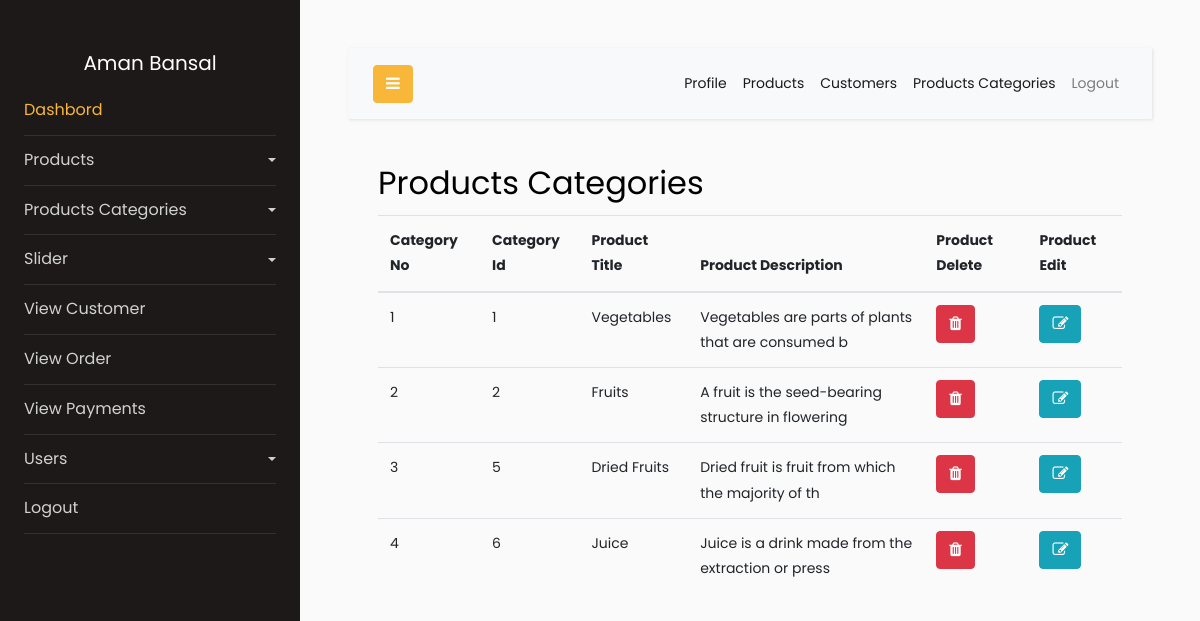
/vegefoods/admin/index.php?view_product_cat (signed in), run on the app's committed database.
### tables this page shows
CREATE TABLE `product_categories` (
  `p_cat_id` int(11) NOT NULL,
  `p_cat_title` varchar(20) NOT NULL,
  `p_cat_desc` varchar(50) NOT NULL
);

### vegefoods/admin/view_product_cat.php (the view, shortened to what this page needs)
<div class="container">
  <h2>Products Categories</h2>
  <table class="table table-hover">
    <thead>
      <tr>
        <th>Category No</th>
        <th>Category Id</th>
        <th>Product Title</th>
        <th>Product Description</th>
        <th>Product Delete</th>
        <th>Product Edit</th>
      </tr>
    </thead>
    <tbody>
    <?php
        $i=0;
        $get_pro = "SELECT * FROM product_categories  ";
        $run_pro=mysqli_query($conn,$get_pro);
        while($row_pro=mysqli_fetch_array($run_pro))
        {
            $pro_cat_id=$row_pro['p_cat_id'];
            $pro_cat_title=$row_pro['p_cat_title'];
            $pro_cat_desc=$row_pro['p_cat_desc'];
            $i++;
           ?>
    <tr>
        <td><?php echo $i ?></td>
        <td><?php echo $pro_cat_id ?></td>
        <td><?php echo $pro_cat_title ?></td>
        <td><?php echo $pro_cat_desc ?></td>
        <td><a href="index.php?delete_p_cat=<?php echo $pro_cat_id ?>" class="btn btn-danger"> <i class="fa fa-trash"></i> </a> </td>
        <td><a href="index.php?edit_p_cat=<?php echo $pro_cat_id ?>" class="btn btn-info"> <i class="fa fa-edit"></i> </a> </td>
    </tr>
           <?php
        }
   ?>
    </tbody>
  </table>
</div>

### vegefoods/admin/includes/header_slider.php (shortened to what this page needs)
<div class="wrapper d-flex align-items-stretch">
			<nav id="sidebar">
				<div class="p-4 pt-5">
          <center>
          <h5 class="text-white"><?php echo $admin_name ?></h5>
          </center>
	        <ul class="list-unstyled components mb-5">
	          <li class="active">
            	<a href="index.php?dashbord">Dashbord</a>
				</li>
				<li>
	            <a href="#ProductsSubmenu" data-toggle="collapse" aria-expanded="false" class="dropdown-toggle">Products</a>
	          </li>
				<li>
	            <a href="#ProductcateSubmenu" data-toggle="collapse" aria-expanded="false" class="dropdown-toggle">Products Categories</a>
	          </li>
            <li>
	            <a href="#SliderSubmenu" data-toggle="collapse" aria-expanded="false" class="dropdown-toggle">Slider</a>
	          </li>
            <li>
	              <a href="index.php?view_customer">View Customer</a>
	          </li>
            <li>
	              <a href="index.php?view_order">View Order</a>
	          </li>
            <li>
	              <a href="index.php?view_payments">View Payments</a>
	          </li>
            <li>
	            <a href="#userSubmenu" data-toggle="collapse" aria-expanded="false" class="dropdown-toggle">Users</a>
	          </li>
            <li>
	              <a href="../logout.php">Logout</a>
	          </li>
	        </ul>
	      </div>
    	</nav>
		<div id="content" class="p-4 p-md-5">
<nav class="navbar navbar-expand-lg navbar-light bg-light">
          <div class="container-fluid">
            <button type="button" id="sidebarCollapse" class="btn btn-primary">
              <i class="fa fa-bars"></i>
            </button>
            <div class="collapse navbar-collapse" id="navbarSupportedContent">
              <ul class="nav navbar-nav ml-auto">
                <li class="nav-item active">
                    <a class="nav-link" href="index.php?user_profile=<?php echo $admin_id ?>">Profile</a>
                </li>
                <li class="nav-item active">
                    <a class="nav-link" href="index.php?view_products">Products</a>
                </li>
                <li class="nav-item active">
                    <a class="nav-link" href="index.php?view_customers">Customers</a>
                </li>
                <li class="nav-item active">
                    <a class="nav-link" href="index.php?pro_cat">Products Categories</a>
                </li>
                <li class="nav-item">
                    <a class="nav-link" href="logout.php">Logout</a>
                </li>
              </ul>
            </div>
          </div>
        </nav>

### data on the page
product_categories: p_cat_id "1", p_cat_title "Vegetables", p_cat_desc "Vegetables are parts of plants that are consumed b"
product_categories: p_cat_id "2", p_cat_title "Fruits", p_cat_desc "A fruit is the seed-bearing structure in flowering"
product_categories: p_cat_id "5", p_cat_title "Dried Fruits", p_cat_desc "Dried fruit is fruit from which the majority of th"
product_categories: p_cat_id "6", p_cat_title "Juice", p_cat_desc "Juice is a drink made from the extraction or press"

### other printed values
$admin_name "Aman Bansal"
